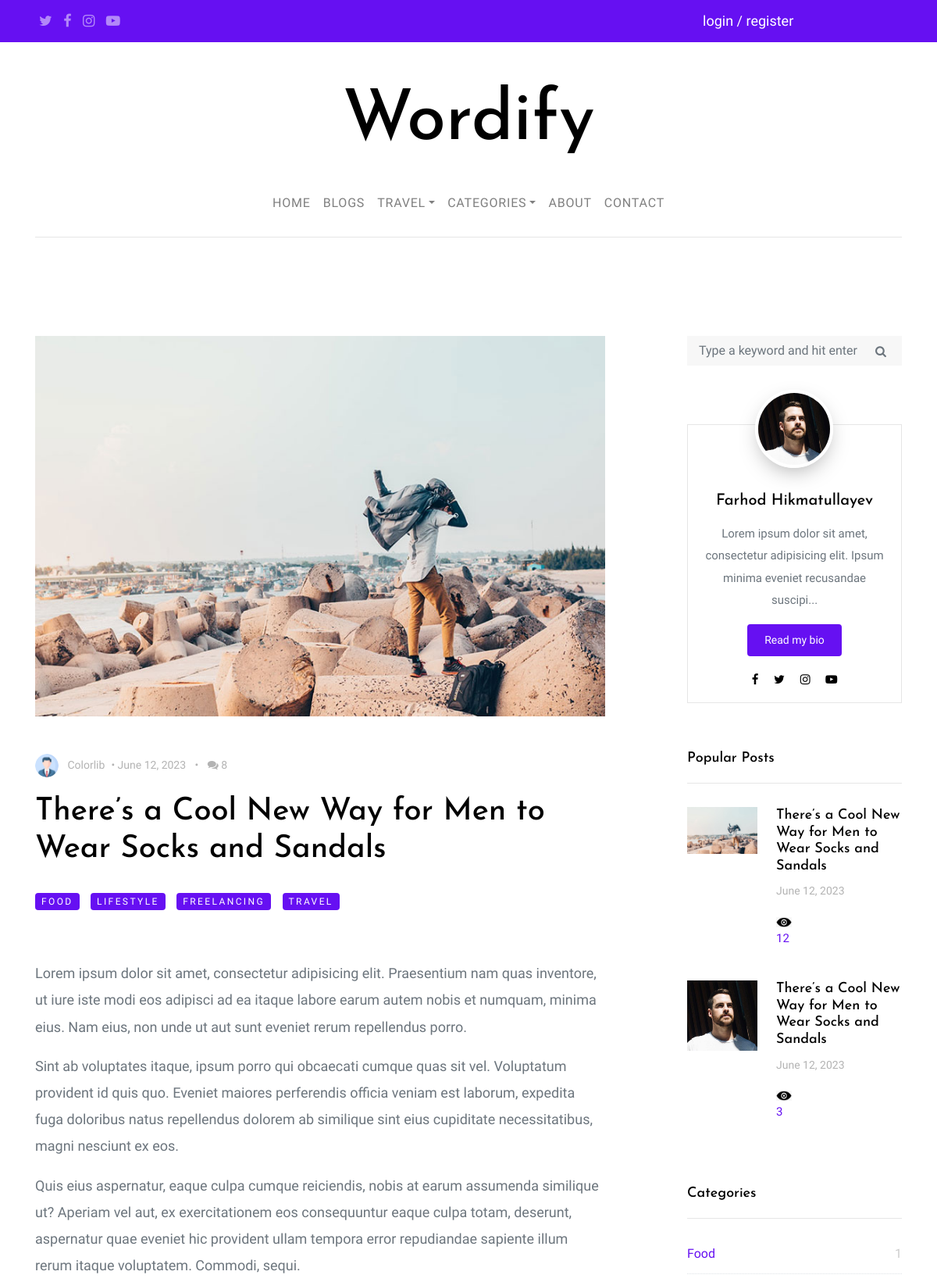
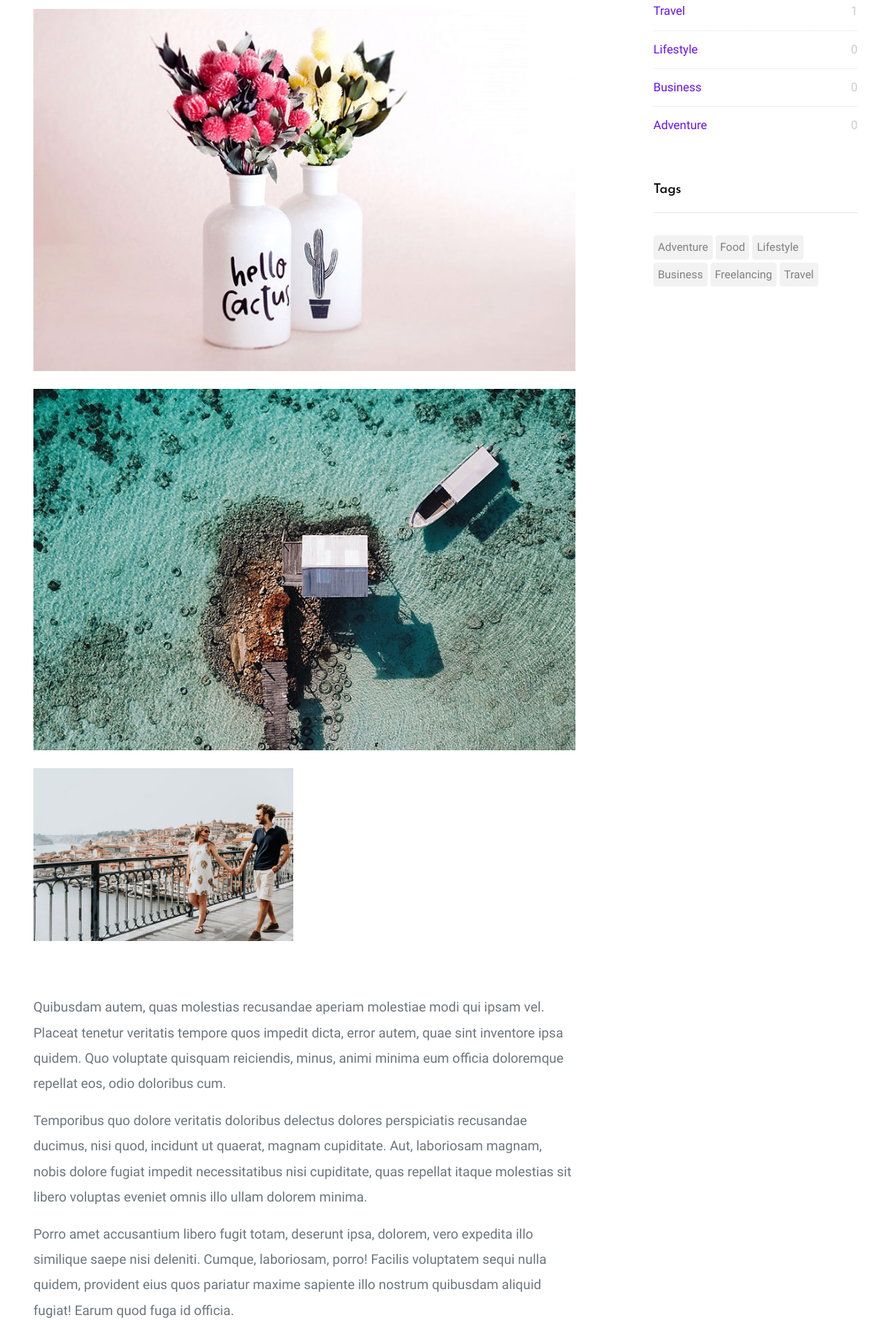
The app's page /blog/detail/2023/6/12/theres-a-cool-new-way-for-men-to-wear-socks-and-sandals/ (upper part) with its own data (2 pictures, top to bottom).
### home/models.py (models this page shows, shortened)
class Blog(models.Model):
    title = models.CharField(max_length=221)
    slug = models.SlugField(null=True, blank=True, unique_for_date='created_date', max_length=221)
    author = models.ForeignKey(Profile, on_delete=models.CASCADE)
    image = models.ImageField(upload_to='blog')
    description = models.TextField()
    views = models.IntegerField(default=0, editable=False)
    tags = models.ManyToManyField(Tag)
    category = models.ForeignKey(Category, on_delete=models.CASCADE)
    travel = models.ForeignKey(Travel, on_delete=models.CASCADE, null=True, blank=True)
    created_date = models.DateTimeField(auto_now_add=True, null=True, blank=True)
    modifate_date = models.DateTimeField(auto_now=True, null=True, blank=True)
    @property
    def url_detail_blog(self):
        return reverse('home:views', kwargs={
            'slug': self.slug,
            'year': self.created_date.year,
            'month': self.created_date.month,
            'day': self.created_date.day
        })

class Tag(models.Model):
    title = models.CharField(max_length=221)

class Image(models.Model):
    image = models.ImageField(null=True, blank=True, upload_to='blog')
    sub_blog = models.ForeignKey(SubBlog, on_delete=models.CASCADE)
    is_vide = models.BooleanField(default=False)

class SubBlog(models.Model):
    description = models.TextField()
    blog = models.ForeignKey(Blog, on_delete=models.CASCADE)

class Category(models.Model):
    title = models.CharField(max_length=221)

### profiles/models.py (models this page shows, shortened)
class Profile(models.Model):
    author = models.OneToOneField(User, on_delete=models.CASCADE)
    bio = models.TextField(null=True, blank=True)
    position = models.CharField(max_length=221, null=True, blank=True)
    image = models.ImageField(null=True, blank=True, upload_to='profile/')
    is_owner = models.BooleanField(default=False)
    @property
    def full_name_(self):
        full_name = []
        if self.author.first_name:
            full_name.append(self.author.first_name.title())
        if self.author.last_name:
            full_name.append(self.author.last_name.title())
        if full_name:
            return ' '.join(full_name)
        else:
            return self.author.username

### home/views.py (the view, shortened to what this page needs)
# urls.py: path('blog/detail/<int:year>/<int:month>/<int:day>/<slug:slug>/', detail_blog, name='detail'),
def detail_blog(request, **kwargs):
    obj = get_object_or_404(Blog, slug=kwargs['slug'], created_date__day=kwargs['day'],
                            created_date__month=kwargs['month'], created_date__year=kwargs['year'])
    form = CommentForm()
    has_image = False
    ctx = {
        'has_image': has_image,
        'obj': obj,
        'form': form
    }
    return render(request, 'home/blog-single.html', ctx)

### home/forms.py (shortened to what this page needs)
class CommentForm(forms.ModelForm):
    class Meta:
        model = Comment
        fields = ['name', 'email', 'image', 'message', 'blog']
        exclude = ('blog', )
    def __init__(self, *args, **kwargs):
        super().__init__(*args, **kwargs)
        self.fields['name'].widget.attrs.update({
            'class': 'form-control'
        })
        self.fields['email'].widget.attrs.update({
            'class': 'form-control'
        })
        self.fields['image'].widget.attrs.update({
            'class': 'form-control'
        })
        self.fields['message'].widget.attrs.update({
            'class': 'form-control'
        })

### home/templatetags/simple_tags_blog.py (called while the page is built)
@register.simple_tag()
def latest_three_blogs():
    return Blog.objects.order_by('-id')[:3]

@register.simple_tag()
def popular_three_blogs():
    return Blog.objects.order_by('-views')[:3]

@register.simple_tag()
def tags_list():
    return Tag.objects.all()

@register.simple_tag()
def categories_list():
    return Category.objects.all()

@register.simple_tag()
def travels_list():
    return Travel.objects.all()

@register.simple_tag()
def about_owner():
    owner = Profile.objects.get(is_owner=True)
    return owner

### templates/home/blog-single.html (shortened to what this page needs)
{% extends 'base.html' %}
{% load static %}
{% block content %}
    <section class="site-section py-lg">
        <div class="container">
            <div class="row blog-entries element-animate">
                <div class="col-md-12 col-lg-8 main-content">
                    <img src="{{ obj.image.url }}" alt="Image" class="img-fluid mb-5">
                    <div class="post-meta">
                        {% if obj.author.image %}
                            <span class="author mr-2"><img src="{{ obj.author.image.url }}" alt="Colorlib"
                                                           class="mr-2"> Colorlib</span>&bullet;
                        {% else %}
                            <span class="author mr-2"><img src="{% static 'images/profile.png' %}" alt="Colorlib"
                                                           class="mr-2"> Colorlib</span>&bullet;
                        {% endif %}
                        <span class="mr-2">{{ obj.created_date|date:"F d, Y" }} </span> &bullet;
                        <span class="ml-2"><span class="fa fa-comments"></span> {{ obj.comment_set.count }}</span>
                    </div>
                    <h1 class="mb-4">{{ obj.title }}</h1>
                    {% for tag in obj.tags.all %}
                        <a class="category mb-5" href="{% url 'home:blogs' %}?tag={{ tag.title }}">{{ tag.title }}</a>
                    {% endfor %}
                    <div class="post-content-body">
                        <p>{{ obj.description|safe }}</p>
                        {% for subblog in obj.subblog_set.all %}
                            <div class="row mb-5">
                                {% for image in subblog.image_set.all %}
                                    {% if image.is_vide %}
                                        <div class="col-md-12 mb-4">
                                            <img src="{{ image.image.url }}" alt="Image placeholder"
                                                 class="img-fluid">
                                        </div>
                                    {% else %}
                                        <div class="col-md-6 mb-4">
                                            <img src="{{ image.image.url }}" alt="Image placeholder"
                                                 class="img-fluid">
                                        </div>
                                    {% endif %}
                                {% endfor %}
                            </div>
                            <p>{{ subblog.description|safe }}</p>
                        {% endfor %}
                    </div>
                </div>
                <div class="col-md-12 col-lg-4 sidebar">
                    <div class="sidebar-box search-form-wrap">
                        <form action="#" class="search-form">
                            <div class="form-group">
                                <span class="icon fa fa-search"></span>
                                <input type="text" class="form-control" id="s"
                                       placeholder="Type a keyword and hit enter">
                            </div>
                        </form>
                    </div>
                    {% include 'sidebar.html' %}
            </div>
        </div>
    </section>
{% endblock %}

### templates/sidebar.html
{% load simple_tags_blog %}
{% tags_list as tags_list %}
{% categories_list as categiries_list %}
{% about_owner as owner %}
{% popular_three_blogs as popular_blogs %}
{% load static %}
<div class="sidebar-box">
    <div class="bio text-center">
        {% if owner.image %}
            <img src="{{ owner.image.url }}" alt="Image Placeholder" class="img-fluid">
        {% else %}
            <img src="{% static 'images/profile.png' %}" alt="Image Placeholder" class="img-fluid">
        {% endif %}
        <div class="bio-body">
            <h2>{{ owner.full_name_ }}</h2>
            <p>{{ owner.bio|safe|slice:"100" }}...</p>
            <p><a href="{% url 'main:about' %}" class="btn btn-primary btn-sm rounded">Read my bio</a></p>
            <p class="social">
                <a href="#" class="p-2"><span class="fa fa-facebook"></span></a>
                <a href="#" class="p-2"><span class="fa fa-twitter"></span></a>
                <a href="#" class="p-2"><span class="fa fa-instagram"></span></a>
                <a href="#" class="p-2"><span class="fa fa-youtube-play"></span></a>
            </p>
        </div>
    </div>
</div>
<div class="sidebar-box">
    <h3 class="heading">Popular Posts</h3>
    <div class="post-entry-sidebar">
        <ul>
            {% for popular_blog in popular_blogs %}
                <li>
                    <a href="{{ popular_blog.url_detail_blog }}">
                        <img src="{{ popular_blog.image.url }}" alt="Image placeholder"
                             class="mr-4">
                        <div class="text">
                            <h4>{{ popular_blog.title }}</h4>
                            <div class="post-meta">
                                <span class="mr-2">{{ popular_blog.created_date|date:"F d, Y" }}</span>
                            </div>
                            <img src="{% static 'images/views.png' %}" style="width: 20px"
                                       alt="">{{ popular_blog.views }}
                        </div>
                    </a>
                </li>
            {% endfor %}
        </ul>
    </div>
</div>
<div class="sidebar-box">
    <h3 class="heading">Categories</h3>
    <ul class="categories">
        {% for category in categiries_list %}
            <li><a href="{% url 'home:blogs' %}?category={{ category.title }}#content">{{ category.title }}
                <span>{{ category.blog_set.count }}</span></a></li>
        {% endfor %}
    </ul>
</div>
<div class="sidebar-box">
    <h3 class="heading">Tags</h3>
    <ul class="tags">
        {% for tag in tags_list %}
            <li><a href="{% url 'home:blogs' %}?tag={{ tag.title }}#content">{{ tag.title }}</a></li>
        {% endfor %}
    </ul>
</div>

### static/css/style.css (style rules this page uses)
body { background: #ccc url("../images/photography.png") repeat; font-family: "Inconsolata", SFMono-Regular, Menlo, Monaco, Consolas, "Liberation Mono", "Courier New", monospace; font-weight: 300; font-size: 18px; line-height: 1.9; color: #6c757d; }
a { -webkit-transition: .3s all ease; -o-transition: .3s all ease; transition: .3s all ease; text-decoration: none; }
h1, h2, h3, h4 { color: #000; font-family: "Josefin Sans", -apple-system, BlinkMacSystemFont, "Segoe UI", Roboto, "Helvetica Neue", Arial, sans-serif, "Apple Color Emoji", "Segoe UI Emoji", "Segoe UI Symbol", "Noto Color Emoji"; }
.category { display: inline-block; background: #6610f2; padding: 2px 8px; line-height: 1.5; font-size: 12px; border-radius: 4px; text-transform: uppercase; color: #fff !important; margin-right: 10px; letter-spacing: .2em; }
.bio { padding: 15px; background: #fff; border: 1px solid #e6e6e6; font-weight: 400; }
.bio img { border: 4px solid #fff; -webkit-box-shadow: 0 10px 30px -10px rgba(0, 0, 0, 0.4); box-shadow: 0 10px 30px -10px rgba(0, 0, 0, 0.4); max-width: 100px; margin-top: -4em; border-radius: 50%; position: relative; margin-bottom: 30px; }
.bio h2 { font-size: 20px; }
.bio .bio-body .social a { color: #000; }
.site-section { padding: 7em 0; }
.blog-entries .post-meta { margin-bottom: 20px; font-size: 14px; color: #b3b3b3; }
.blog-entries .post-meta .author img { width: 30px; border-radius: 50%; display: inline-block; }
.btn, .form-control { outline: none; -webkit-box-shadow: none !important; box-shadow: none !important; border-radius: 0; }
.form-control { -webkit-box-shadow: none !important; box-shadow: none !important; }
.btn { -webkit-transition: .3s all ease; -o-transition: .3s all ease; transition: .3s all ease; padding: 8px 20px; }
.btn.btn-primary { color: #fff; border-width: 2px; }
.btn.btn-sm { font-size: 14px; }
.sidebar { padding-left: 5em; }
.sidebar-box { margin-bottom: 4em; font-size: 15px; width: 100%; float: left; background: #fff; }
.sidebar-box *:last-child { margin-bottom: 0; }
.sidebar-box .heading { font-size: 18px; margin-bottom: 30px; padding-bottom: 20px; border-bottom: 1px solid #e6e6e6; }
.tags { padding: 0; margin: 0; font-weight: 400; }
.tags li { padding: 0; margin: 0 4px 4px 0; float: left; display: inline-block; }
.tags li a { float: left; display: block; border-radius: 4px; padding: 2px 6px; color: gray; background: #f2f2f2; }
.categories { padding: 0; margin: 0; font-weight: 400; }
.categories li { padding: 0; margin: 0; position: relative; margin-bottom: 10px; padding-bottom: 10px; border-bottom: 1px dotted #dee2e6; list-style: none; }
.categories li:last-child { margin-bottom: 0; border-bottom: none; padding-bottom: 0; }
.categories li a { display: block; font-size: 16px; }
.categories li a span { position: absolute; right: 0; top: 0; color: #ccc; -webkit-transition: .3s all ease; -o-transition: .3s all ease; transition: .3s all ease; }
.heading { color: #000; }
.post-entry-sidebar .post-meta { font-size: 14px; color: #b3b3b3; }
.post-entry-sidebar ul { padding: 0; margin: 0; }
.post-entry-sidebar ul li { list-style: none; padding: 0 0 20px 0; margin: 0 0 20px 0; }
.post-entry-sidebar ul li a { display: table; }
.post-entry-sidebar ul li a img { width: 90px; }
.post-entry-sidebar ul li a img, .post-entry-sidebar ul li a .text { display: table-cell; vertical-align: middle; }
.post-entry-sidebar ul li a .text h4 { font-size: 18px; }
.search-form-wrap { margin-bottom: 5em; display: block; }
.search-form .form-group { position: relative; }
.search-form .form-group #s { padding-right: 50px; background: #f7f7f7; padding: 15px 15px; border: none; }
.search-form .icon { position: absolute; top: 50%; right: 20px; -webkit-transform: translateY(-50%); -ms-transform: translateY(-50%); transform: translateY(-50%); }
.element-animate { opacity: 0; visibility: hidden; }

### records on screen
Blog: image (picture), created_date "June 12, 2023", comment_set.count "8", title "There’s a Cool New Way for Men to Wear Socks and Sandals", description "Lorem ipsum dolor sit amet, consectetur adipisicing elit. Praesentium nam quas inventore, ut iure iste modi eos adipisci ad ea itaque labore earum autem nobis et numquam, minima eius. Nam eius, non unde ut aut sunt eveniet rerum repellendus porro. Sint ab voluptates itaque, ipsum porro qui obcaecati cumque quas sit vel. Voluptatum provident id quis quo. Eveniet maiores perferendis officia veniam est laborum, expedita fuga doloribus natus repellendus dolorem ab similique sint eius cupiditate necessitatibus, magni nesciunt ex eos. Quis eius aspernatur, eaque culpa cumque reiciendis, nobis at earum assumenda similique ut? Aperiam vel aut, ex exercitationem eos consequuntur eaque culpa totam,…", views "12"
Tag: title "FOOD", title "Food"
Tag: title "LIFESTYLE", title "Lifestyle"
Tag: title "FREELANCING", title "Freelancing"
Tag: title "TRAVEL", title "Travel"
SubBlog: description "Quibusdam autem, quas molestias recusandae aperiam molestiae modi qui ipsam vel. Placeat tenetur veritatis tempore quos impedit dicta, error autem, quae sint inventore ipsa quidem. Quo voluptate quisquam reiciendis, minus, animi minima eum officia doloremque repellat eos, odio doloribus cum. Temporibus quo dolore veritatis doloribus delectus dolores perspiciatis recusandae ducimus, nisi quod, incidunt ut quaerat, magnam cupiditate. Aut, laboriosam magnam, nobis dolore fugiat impedit necessitatibus nisi cupiditate, quas repellat itaque molestias sit libero voluptas eveniet omnis illo ullam dolorem minima. Porro amet accusantium libero fugit totam, deserunt ipsa, dolorem, vero expedita illo…"
Image: image (picture)
Image: image (picture)
Image: image (picture)
Profile: image (picture), full_name_ "Farhod Hikmatullayev", bio "Lorem ipsum dolor sit amet, consectetur adipisicing elit. Ipsum minima eveniet recusandae suscipi"
Blog: image (picture), title "There’s a Cool New Way for Men to Wear Socks and Sandals", created_date "June 12, 2023", views "3"
Category: title "Food", blog_set.count "1"
Category: title "Travel", blog_set.count "1"
Category: title "Lifestyle", blog_set.count "0"
Category: title "Business", blog_set.count "0"
Category: title "Adventure", blog_set.count "0"
Tag: title "Adventure"
Tag: title "Business"
